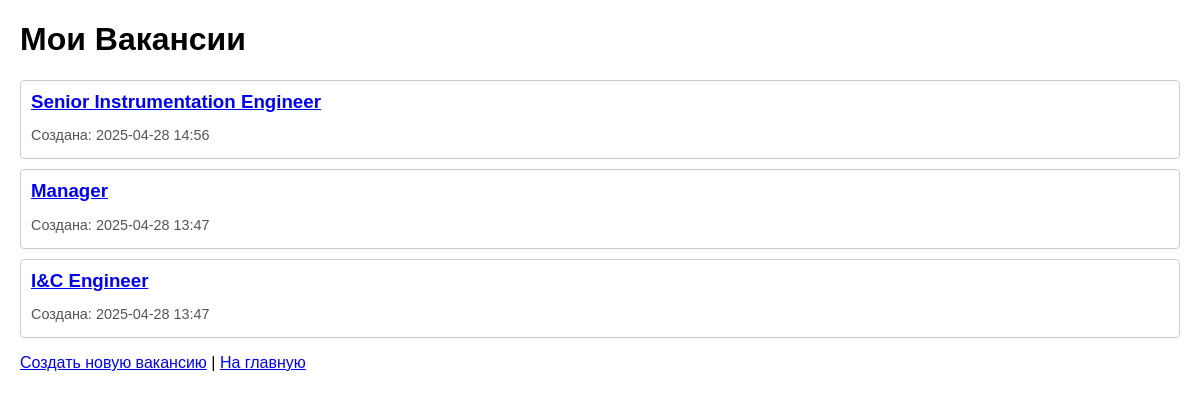
Screenshot of /jobs (signed in) with the database file from the repository.
### app.py (models this page shows, shortened)
class Vacancy(db.Model):
    id = db.Column(db.Integer, primary_key=True)
    title = db.Column(db.String(100), nullable=False)
    description = db.Column(db.Text, nullable=False)
    created_at = db.Column(db.DateTime, nullable=False, default=datetime.utcnow)
    user_id = db.Column(db.Integer, db.ForeignKey('user.id'), nullable=False)
    candidates = db.relationship('Candidate', backref='vacancy', lazy=True, cascade='all, delete-orphan', order_by="Candidate.created_at.desc()")

### app.py (the view)
@app.route('/jobs')
@login_required
def list_jobs():
    user_vacancies = current_user.vacancies
    return render_template('list_jobs.html', jobs=user_vacancies, user=current_user)

### app.py (called while the page is built)
@login_manager.user_loader
def load_user(user_id):
    return User.query.get(int(user_id))

### templates/list_jobs.html (shortened to what this page needs)
<!DOCTYPE html>
<html lang="ru">
<head>
</head>
<body>
    <h1>Мои Вакансии</h1>
    {% if jobs %}
        {% for job in jobs %}
            <div class="job-item">
                <h3><a href="{{ url_for('view_job', job_id=job.id) }}">{{ job.title }}</a></h3>
                <p>Создана: {{ job.created_at.strftime('%Y-%m-%d %H:%M') }}</p>
            </div>
        {% endfor %}
    {% else %}
        <p class="no-jobs">У вас пока нет созданных вакансий.</p>
    {% endif %}
    <p>
        <a href="{{ url_for('create_job') }}">Создать новую вакансию</a>
         |
        <a href="{{ url_for('index') }}">На главную</a>
    </p>
</body>
</html>

### templates/list_jobs.html (style rules this page uses)
body { font-family: sans-serif; margin: 20px; }
.job-item { border: 1px solid #ccc; padding: 10px; margin-bottom: 10px; border-radius: 4px; }
.job-item h3 { margin-top: 0; margin-bottom: 5px; }
.job-item p { margin-bottom: 5px; font-size: 0.9em; color: #555; }

### rows the page displays
Vacancy: title "Senior Instrumentation Engineer", created_at "2025-04-28 14:56"
Vacancy: title "Manager", created_at "2025-04-28 13:47"
Vacancy: title "I&C Engineer", created_at "2025-04-28 13:47"
